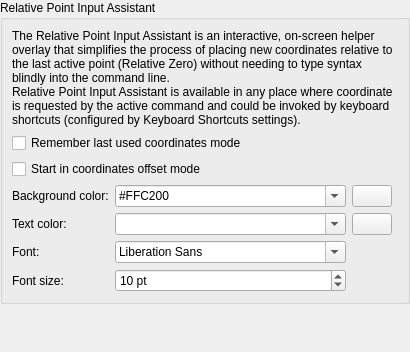
<?xml version="1.0" encoding="UTF-8"?>
<ui version="4.0">
 <class>LC_SettingsPageInputAssistant</class>
 <widget class="QWidget" name="LC_SettingsPageInputAssistant">
  <property name="geometry">
   <rect>
    <x>0</x>
    <y>0</y>
    <width>332</width>
    <height>352</height>
   </rect>
  </property>
  <layout class="QGridLayout" name="gridLayout_main">
   <property name="leftMargin">
    <number>0</number>
   </property>
   <property name="topMargin">
    <number>0</number>
   </property>
   <property name="rightMargin">
    <number>0</number>
   </property>
   <property name="bottomMargin">
    <number>0</number>
   </property>
   <item row="0" column="0">
    <widget class="QGroupBox" name="groupBox_35">
     <property name="title">
      <string>Relative Point Input Assistant</string>
     </property>
     <layout class="QGridLayout" name="gridLayout_ast">
      <item row="5" column="0">
       <widget class="QLabel" name="label_61">
        <property name="text">
         <string>Font:</string>
        </property>
        <property name="buddy">
         <cstring>fcbRelativePositionAssistant</cstring>
        </property>
       </widget>
      </item>
      <item row="5" column="1">
       <widget class="QFontComboBox" name="fcbRelativePositionAssistant">
        <property name="toolTip">
         <string>Assistant Font

Font used by Relative Point Input Assistant popup</string>
        </property>
       </widget>
      </item>
      <item row="4" column="0">
       <widget class="QLabel" name="label_64">
        <property name="text">
         <string>Text color:</string>
        </property>
        <property name="buddy">
         <cstring>cbColorRelativePositionAssistantText</cstring>
        </property>
       </widget>
      </item>
      <item row="3" column="3">
       <spacer name="horizontalSpacer">
        <property name="orientation">
         <enum>Qt::Orientation::Horizontal</enum>
        </property>
        <property name="sizeHint" stdset="0">
         <size>
          <width>0</width>
          <height>20</height>
         </size>
        </property>
       </spacer>
      </item>
      <item row="6" column="0">
       <widget class="QLabel" name="label_62">
        <property name="text">
         <string>Font size:</string>
        </property>
        <property name="buddy">
         <cstring>sbRelativePositionAssistantFontSize</cstring>
        </property>
       </widget>
      </item>
      <item row="3" column="0">
       <widget class="QLabel" name="label_63">
        <property name="text">
         <string>Background color:</string>
        </property>
        <property name="buddy">
         <cstring>cbColorRelativePositionAssistantBackground</cstring>
        </property>
       </widget>
      </item>
      <item row="4" column="2">
       <widget class="LC_ColorButton" name="pbRelativePositionAssistantFontColor">
        <property name="toolTip">
         <string>Text

Click to select color</string>
        </property>
       </widget>
      </item>
      <item row="3" column="2">
       <widget class="LC_ColorButton" name="pbRelativePositionAssistantBackgroundColor">
        <property name="toolTip">
         <string>Background

Click to select color</string>
        </property>
       </widget>
      </item>
      <item row="4" column="1">
       <widget class="LC_ContentAdjustableComboBox" name="cbColorRelativePositionAssistantText">
        <property name="toolTip">
         <string>Assistant Text Color

Color for relative point input assistant text</string>
        </property>
        <property name="editable">
         <bool>true</bool>
        </property>
       </widget>
      </item>
      <item row="6" column="1">
       <widget class="QSpinBox" name="sbRelativePositionAssistantFontSize">
        <property name="toolTip">
         <string>Assistant Font Size

Font size for Relative Point Input Assistant, in points</string>
        </property>
        <property name="suffix">
         <string> pt</string>
        </property>
        <property name="minimum">
         <number>5</number>
        </property>
        <property name="maximum">
         <number>30</number>
        </property>
        <property name="value">
         <number>10</number>
        </property>
       </widget>
      </item>
      <item row="3" column="1">
       <widget class="LC_ContentAdjustableComboBox" name="cbColorRelativePositionAssistantBackground">
        <property name="toolTip">
         <string>Assistant Overlay Background

Color for Relative Point Input Assistant overlay popup background</string>
        </property>
        <property name="editable">
         <bool>true</bool>
        </property>
        <property name="currentText">
         <string>#FFC200</string>
        </property>
       </widget>
      </item>
      <item row="1" column="0" colspan="3">
       <widget class="QCheckBox" name="cbRelativePositionAssistantRememberMode">
        <property name="sizePolicy">
         <sizepolicy hsizetype="Preferred" vsizetype="Preferred">
          <horstretch>0</horstretch>
          <verstretch>0</verstretch>
         </sizepolicy>
        </property>
        <property name="toolTip">
         <string>Use Last Used Mode

If checked, used coordinates entering mode will be saved and on next invocation the assistant will prompt entering coordinates in that mode.
Otherwise, explicitly specified mode will be used on next invocation.</string>
        </property>
        <property name="text">
         <string>Remember last used coordinates mode</string>
        </property>
       </widget>
      </item>
      <item row="2" column="0" colspan="3">
       <widget class="QCheckBox" name="cbRelativePositionAssistantStartInOffsetMode">
        <property name="sizePolicy">
         <sizepolicy hsizetype="Preferred" vsizetype="Preferred">
          <horstretch>0</horstretch>
          <verstretch>0</verstretch>
         </sizepolicy>
        </property>
        <property name="toolTip">
         <string>Relative (Offset) or Absolute Mode

If selected, on invocation the assistant will be in relative coordinates (offset) mode. 
Otherwise, it will prompt to enter absolute coordinates.</string>
        </property>
        <property name="text">
         <string>Start in coordinates offset mode</string>
        </property>
       </widget>
      </item>
      <item row="0" column="0" colspan="4">
       <widget class="QLabel" name="label">
        <property name="text">
         <string>The Relative Point Input Assistant is an interactive, on-screen helper overlay that simplifies the process of placing new coordinates relative to the last active point (Relative Zero) without needing to type syntax blindly into the command line.&lt;br&gt;Relative Point Input Assistant is available in any place where coordinate is requested by the active command and could be invoked by keyboard shortcuts (configured by Keyboard Shortcuts settings).</string>
        </property>
        <property name="wordWrap">
         <bool>true</bool>
        </property>
       </widget>
      </item>
     </layout>
    </widget>
   </item>
   <item row="1" column="0">
    <spacer name="verticalSpacer">
     <property name="orientation">
      <enum>Qt::Orientation::Vertical</enum>
     </property>
     <property name="sizeHint" stdset="0">
      <size>
       <width>0</width>
       <height>0</height>
      </size>
     </property>
    </spacer>
   </item>
  </layout>
 </widget>
 <customwidgets>
  <customwidget>
   <class>LC_ColorButton</class>
   <extends>QPushButton</extends>
   <header>lc_color_button.h</header>
  </customwidget>
         <customwidget>
             <class>LC_ContentAdjustableComboBox</class>
             <extends>QComboBox</extends>
             <header location="global">lc_content_adjustable_combo_box.h</header>
         </customwidget>
 </customwidgets>
 <resources/>
 <connections/>
</ui>
